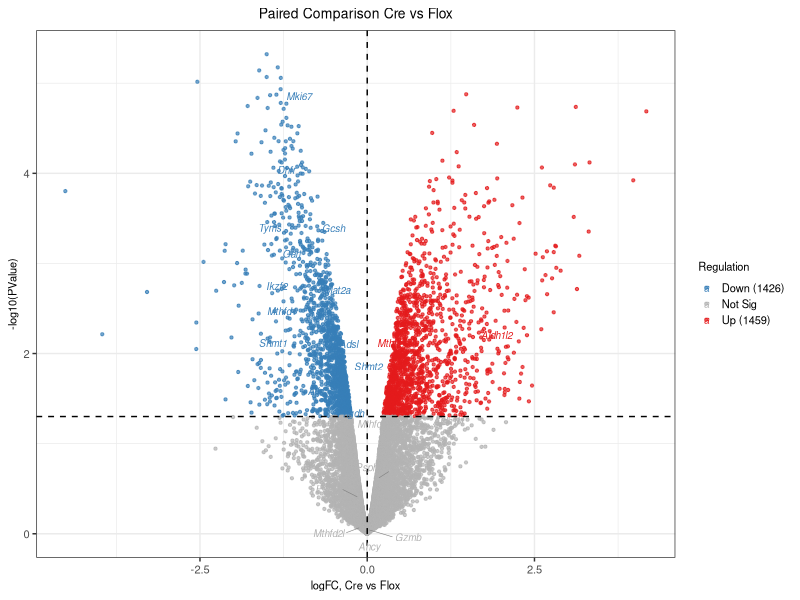
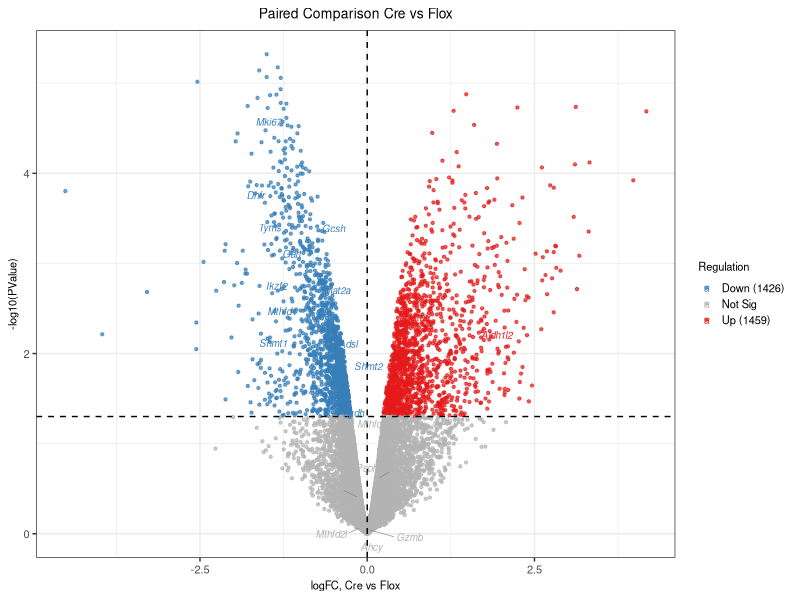
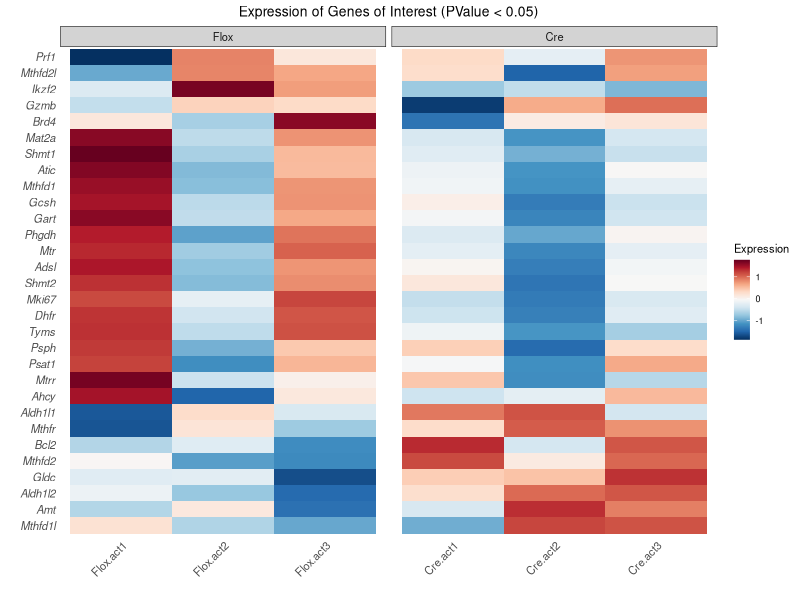
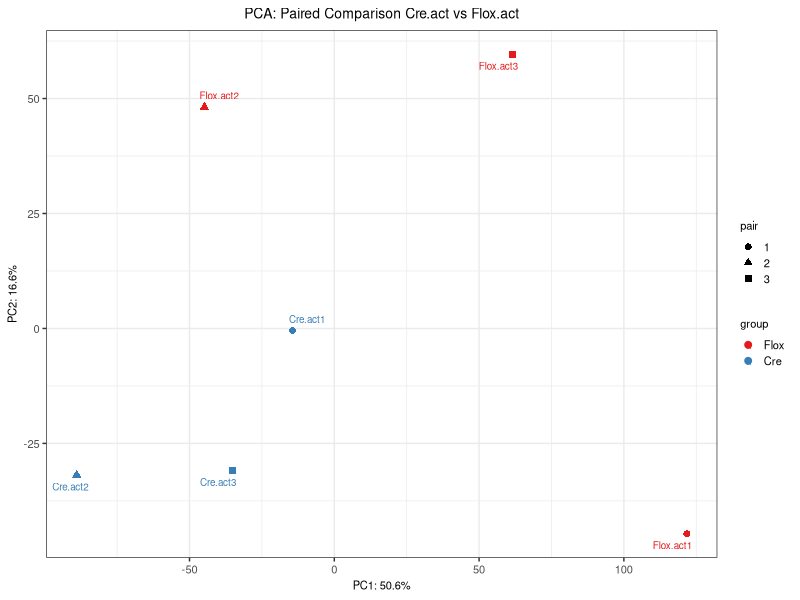
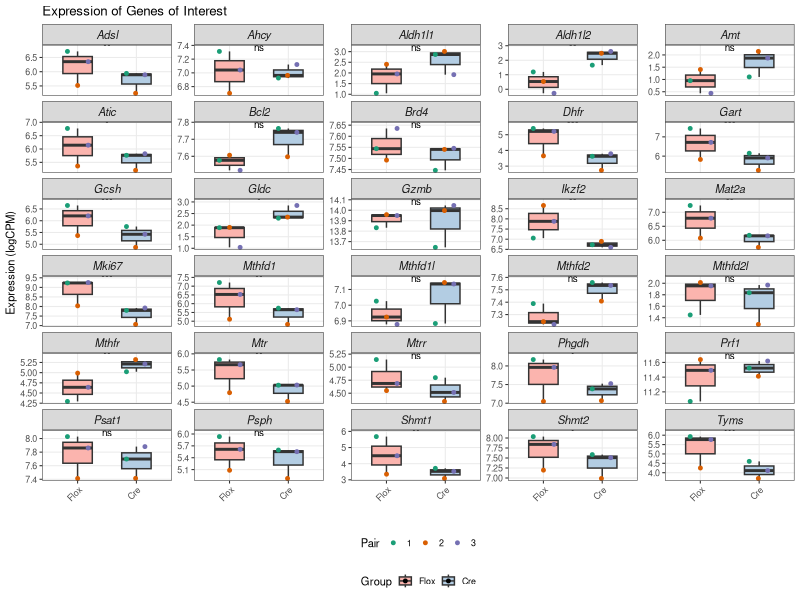
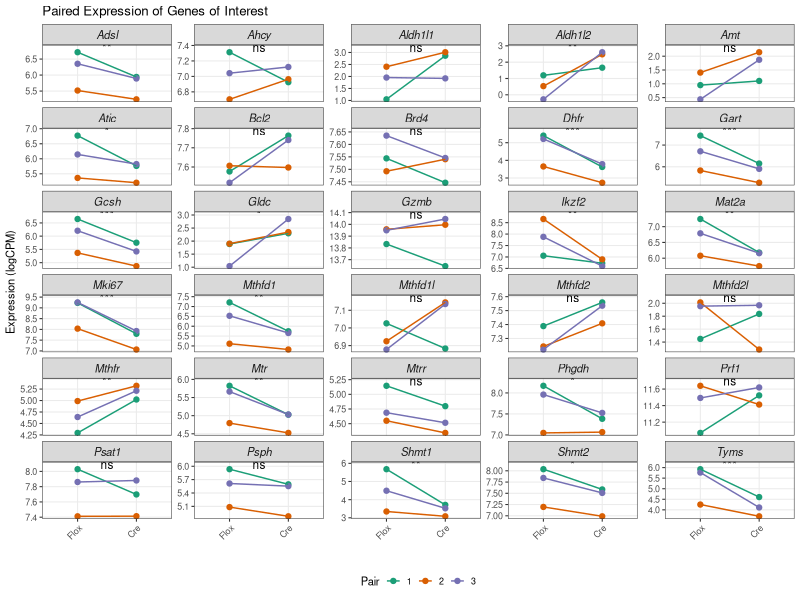

Here is the R script that generated these plots, in order:
#!/usr/bin/env Rscript
# 作者：Claude AI Assistant
# 创建日期：2025-04-17
# 分析内容：使用edgeR对Cre.act和Flox.act组样本进行配对比较差异分析

# 加载所需的包------------------
library(edgeR)
library(ggplot2)
library(pheatmap)
library(dplyr)
library(tidyr)
library(ggrepel)  # 用于在图上添加文本标签
library(RColorBrewer) # 用于配色
library(tibble)

# 设置工作目录----------------------
# setwd("RNA-seq_analysis")  # 如需要，请取消注释

# 定义自定义主题，设置全局字体大小为8pt
my_theme <- theme_bw() +
  theme(
    text = element_text(size = 8),
    plot.title = element_text(size = 10, hjust = 0.5),
    axis.title = element_text(size = 8),
    axis.text = element_text(size = 8),
    legend.title = element_text(size = 8),
    legend.text = element_text(size = 8),
    legend.key.size = unit(0.8, "lines"),
    strip.text = element_text(size = 8)
  )

# 读取数据--------------------------
counts <- read.csv("readcount.csv", row.names = 1, check.names = FALSE)
coldata <- read.csv("coldata.csv", row.names = 1)

# 选择.act样本
act_samples <- grep("\\.act", colnames(counts), value = TRUE)
counts_act <- counts[, act_samples]

# 创建分组和配对信息
group_info <- coldata[act_samples, "type"]
names(group_info) <- act_samples

# 创建配对信息，从sample_rename列获取对应的配对编号(act1, act2, act3)
pair_info <- sub(".*\\.act", "", coldata[act_samples, "sample_rename"])
names(pair_info) <- act_samples

# 获取样本重命名信息，用于图表标记
sample_rename <- coldata[act_samples, "sample_rename"]
names(sample_rename) <- act_samples

# 打印分组和配对信息以便验证
cat("Sample grouping information:\n")
print(data.frame(Sample = names(group_info), Group = group_info, Pair = pair_info, Rename = sample_rename))

# 创建DGEList对象------------------
dge <- DGEList(counts = counts_act, group = group_info)

# 过滤低表达基因（每组中至少有3个样本CPM>1）
keep <- filterByExpr(dge, group = group_info)
dge_filtered <- dge[keep, , keep.lib.sizes = FALSE]
cat("Genes before filtering: ", nrow(dge), "\n")
cat("Genes after filtering: ", nrow(dge_filtered), "\n")

# 标准化
dge_filtered <- calcNormFactors(dge_filtered, method = "TMM")

# 修改：调整设计矩阵，使logFC大于0表示在Cre中上调------------------
# 方法1：修改对比方向
# 设置参考水平为Flox（即将Flox作为基线）
group_info <- factor(group_info, levels = c("Flox", "Cre"))

# 设计矩阵 - 使用配对设计
# 使用~pair+group模型，考虑配对效应
design <- model.matrix(~pair_info+group_info)
colnames(design) <- c("Intercept", "Pair2", "Pair3", "GroupCre")

# 估计离散度
dge_filtered <- estimateDisp(dge_filtered, design)

# 拟合模型
fit <- glmQLFit(dge_filtered, design)

# 差异表达分析 - 比较GroupCre（即Cre对Flox的差异）
# 在这种设计下，正的logFC表示在Cre中上调
qlf <- glmQLFTest(fit, coef = "GroupCre")
results <- topTags(qlf, n = Inf)
deg <- as.data.frame(results)

# 添加上调/下调标签
# 现在logFC>0表示在Cre中上调，logFC<0表示在Cre中下调
deg$regulation <- ifelse(deg$logFC > 0 & deg$PValue < 0.05, "Up_in_Cre",
                        ifelse(deg$logFC < 0 & deg$PValue < 0.05, "Down_in_Cre", "Not_Sig"))

# 提取标准化的CPM值，添加到差异基因结果中
logcpm <- cpm(dge_filtered, log = TRUE)
sample_expr <- logcpm[rownames(deg), ]
deg <- cbind(deg, sample_expr)

# 保存结果------------------
write.csv(deg, "edgeR_paired_Cre.act_vs_Flox.act_results.csv")

# 输出显著差异基因数量
up_in_cre <- sum(deg$regulation == "Up_in_Cre")
down_in_cre <- sum(deg$regulation == "Down_in_Cre")
cat("Up-regulated genes in Cre: ", up_in_cre, "\n")
cat("Down-regulated genes in Cre: ", down_in_cre, "\n")
cat("Total significant DEGs (PValue < 0.05): ", up_in_cre + down_in_cre, "\n")

# 定义RColorBrewer颜色方案------------------
up_color <- brewer.pal(9, "Set1")[1]    # 红色
down_color <- brewer.pal(9, "Set1")[2]  # 蓝色
notsig_color <- "grey70"
color_palette <- brewer.pal(8, "Dark2")

# 可视化------------------

# 要标记的基因列表
genes_to_label <- c(
    "Mthfr", "Shmt1", "Shmt2", "Mthfd1", "Mthfd2", "Mthfd1l", "Mthfd2l",
    "Dhfr", "Mtr", "Mtrr", "Tyms", "Aldh1l1", "Aldh1l2", "Gart", "Amt",
    "Gcsh", "Gldc", "Phgdh", "Psat1", "Psph", "Adsl", "Atic", "Mat2a",
    "Ahcy", "Ikzf2", "Brd4", "Gzmb", "Prf1", "Mki67", "Bcl2"
)

# 1. 火山图 (使用ggplot2)(重点)------------------
# 创建火山图数据
volcano_data <- deg
volcano_data$Gene <- rownames(volcano_data)
volcano_data$Label <- ifelse(volcano_data$Gene %in% genes_to_label, volcano_data$Gene, "")
volcano_data$ToLabel <- volcano_data$Gene %in% genes_to_label

# 创建火山图
p2 <- ggplot(volcano_data, aes(x = logFC, y = -log10(PValue), color = regulation)) +
  geom_point(size = 0.8, alpha = 0.7) +
  scale_color_manual(name = "Regulation",
                     values = c("Up_in_Cre" = up_color, "Down_in_Cre" = down_color, "Not_Sig" = notsig_color),
                     labels = c("Up_in_Cre" = paste0("Up (", up_in_cre, ")"),
                                "Down_in_Cre" = paste0("Down (", down_in_cre, ")"),
                                "Not_Sig" = "Not Sig")) +
  geom_hline(yintercept = -log10(0.05), linetype = "dashed") +
  geom_vline(xintercept = 0, linetype = "dashed") +
  labs(title = "Paired Comparison Cre vs Flox",
       x = "logFC, Cre vs Flox",
       y = "-log10(PValue)") +
  my_theme

# 添加基因标签 (使用斜体)
p2 <- p2 + geom_text_repel(
  data = subset(volcano_data, ToLabel == TRUE),
  aes(label = Label),
  fontface = "italic", # 使基因名为斜体
  size = 2.5,          # 更小的字体，约8pt
  box.padding = 0.35,
  point.padding = 0.2,
  force = 2,
  max.overlaps = 30,
  segment.color = "grey50",
  segment.size = 0.2
)
p2
ggsave("Volcano_plot_paired_Cre.act_vs_Flox.act.pdf", p2, width = 5, height = 4)

# 2. 热图（只展示感兴趣的基因）------------------
# 从感兴趣的基因中过滤出存在于我们数据集中的基因
interest_genes_in_data <- genes_to_label[genes_to_label %in% rownames(logcpm)]

if(length(interest_genes_in_data) > 0) {
  # 提取感兴趣基因的表达值
  interest_expr <- logcpm[interest_genes_in_data, ]

  # 对数据进行缩放，便于可视化
  scaled_expr <- t(scale(t(interest_expr)))

  # 准备样本注释
  sample_anno <- data.frame(
    Group = group_info,
    Pair = pair_info,
    row.names = names(group_info)
  )

  # 自定义颜色
  anno_colors <- list(
    Group = c(Cre = brewer.pal(8, "Set2")[1], Flox = brewer.pal(8, "Set2")[2]),
    Pair = c("1" = brewer.pal(8, "Dark2")[1], "2" = brewer.pal(8, "Dark2")[2], "3" = brewer.pal(8, "Dark2")[3])
  )

  # 绘制热图 - 使用sample_rename作为列名
  # 创建带有重命名的表达矩阵
  scaled_expr_renamed <- scaled_expr
  colnames(scaled_expr_renamed) <- sample_rename[colnames(scaled_expr)]

  # 更新sample_anno的行名以匹配新的列名
  sample_anno_renamed <- sample_anno
  rownames(sample_anno_renamed) <- sample_rename[rownames(sample_anno)]

  # 绘制热图
  pheatmap(scaled_expr_renamed,
           main = "Expression of Genes of Interest (PValue < 0.05)",
           cluster_rows = TRUE,
           cluster_cols = FALSE,    # 不对样品进行聚类
           show_rownames = TRUE,
           fontsize = 8,         # 字体大小8pt
           fontsize_row = 8,     # 行名字体大小
           border_color = "white",
           cellwidth = 8,
           cellheight = 8,
           annotation_col = sample_anno_renamed,
           annotation_colors = anno_colors,
           color = colorRampPalette(rev(brewer.pal(11, "RdBu")))(100),
           filename = "Heatmap_genes_of_interest.pdf",
           width = 5,
           height = 6)

  # 创建ggplot版本的热图数据
  heatmap_data <- as.data.frame(scaled_expr) %>%
    tibble::rownames_to_column("Gene") %>%
    pivot_longer(-Gene, names_to = "Sample", values_to = "Expression")

  # 添加重命名的样本信息
  heatmap_data$SampleName <- sample_rename[heatmap_data$Sample]
  heatmap_data$Group <- group_info[heatmap_data$Sample]
  heatmap_data$Pair <- pair_info[heatmap_data$Sample]

  # 根据层次聚类确定基因顺序
  hc_genes <- hclust(dist(scaled_expr))
  gene_order <- rownames(scaled_expr)[hc_genes$order]
  heatmap_data$Gene <- factor(heatmap_data$Gene, levels = gene_order)

  # 保持样本原始顺序，不进行聚类
  # 根据Group排序
  group_order <- names(sort(table(group_info), decreasing = TRUE))
  sample_by_group <- lapply(group_order, function(g) names(group_info[group_info == g]))
  ordered_samples <- unlist(sample_by_group)
  renamed_sample_order <- sample_rename[ordered_samples]
  heatmap_data$SampleName <- factor(heatmap_data$SampleName, levels = renamed_sample_order)

  # 使用ggplot2创建热图
  p3 <- ggplot(heatmap_data, aes(x = SampleName, y = Gene, fill = Expression)) +
    geom_tile() +
    scale_fill_gradientn(colors = rev(brewer.pal(11, "RdBu"))) +
    facet_grid(. ~ Group, scales = "free", space = "free") +
    labs(title = "Expression of Genes of Interest (PValue < 0.05)",
         x = "", y = "") +
    theme_minimal(base_size = 8) +
    theme(
      axis.text.x = element_text(angle = 45, hjust = 1, size = 8),
      axis.text.y = element_text(size = 8, face = "italic"), # 基因名斜体
      plot.title = element_text(hjust = 0.5, size = 10),
      legend.position = "right",
      legend.key.size = unit(0.8, "lines"),
      strip.background = element_rect(fill = "lightgrey"),
      strip.text = element_text(size = 8),
      panel.grid = element_blank()
    )
  p3
  ggsave("Heatmap_genes_of_interest_ggplot.pdf", p3, width = 3, height = 5)
}

# 3. PCA分析 (使用sample_rename作为标签)------------------
logcpm_all <- cpm(dge_filtered, log = TRUE)
pca <- prcomp(t(logcpm_all), scale = TRUE)
pca_data <- as.data.frame(pca$x[, 1:2])
pca_data$group <- group_info
pca_data$pair <- pair_info
pca_data$sample <- rownames(pca_data)
pca_data$sample_rename <- sample_rename[pca_data$sample]

# 使用RColorBrewer配色
p4 <- ggplot(pca_data, aes(x = PC1, y = PC2, color = group, shape = pair, label = sample_rename)) +
  geom_point(size = 2) +
  geom_text_repel(size = 2.5, box.padding = 0.3, point.padding = 0.2, max.overlaps = 20) +
  scale_color_brewer(palette = "Set1") +
  labs(title = "PCA: Paired Comparison Cre.act vs Flox.act",
       x = paste0("PC1: ", round(summary(pca)$importance[2,1]*100, 1), "%"),
       y = paste0("PC2: ", round(summary(pca)$importance[2,2]*100, 1), "%")) +
  my_theme
p4
ggsave("PCA_plot_paired.pdf", p4, width = 4, height = 3)

# 4. 感兴趣基因的箱线图 (使用sample_rename)------------------
# 从指定的感兴趣基因中选择存在于数据集中的
interest_genes <- genes_to_label[genes_to_label %in% rownames(logcpm)]

if(length(interest_genes) > 0) {
  # 准备箱线图数据
  boxplot_data <- data.frame()

  for(gene in interest_genes) {
    gene_expr <- logcpm[gene, ]
    temp_data <- data.frame(
      Gene = gene,
      Expression = gene_expr,
      Sample = names(gene_expr),
      SampleName = sample_rename[names(gene_expr)],
      Group = group_info[names(gene_expr)],
      Pair = pair_info[names(gene_expr)]
    )
    boxplot_data <- rbind(boxplot_data, temp_data)
  }
  print(head(boxplot_data))

  # 将Gene转换为因子并设置为斜体
  boxplot_data$Gene <- factor(boxplot_data$Gene)

  # 确保Gene列有值
  if(length(unique(boxplot_data$Gene)) == 0) {
    cat("警告: 找不到任何匹配的基因数据\n")
  } else {
    # 使用所有感兴趣的基因而不是限制为前12个
    boxplot_data_subset <- boxplot_data

    # 检查数据
    cat("基因数量:", length(unique(boxplot_data_subset$Gene)), "\n")
    cat("样本数量:", length(unique(boxplot_data_subset$Sample)), "\n")
    cat("组别数量:", length(unique(boxplot_data_subset$Group)), "\n")

    # 确保Gene列有效
    if(length(unique(boxplot_data_subset$Gene)) > 0) {
      # 创建箱线图，根据基因数量调整列数
      gene_count <- length(unique(boxplot_data_subset$Gene))
      # 调整列数，确保每行不超过5个基因
      ncol_value <- min(5, gene_count)

      # 添加显著性信息
      sig_data <- data.frame()
      for(gene in unique(boxplot_data_subset$Gene)) {
        # 获取差异分析结果中的P值
        if(gene %in% rownames(deg)) {
          p_value <- deg[gene, "PValue"]
          sig_level <- ifelse(p_value < 0.001, "***",
                             ifelse(p_value < 0.01, "**",
                                   ifelse(p_value < 0.05, "*", "ns")))

          # 计算显著性标记的位置
          gene_data <- boxplot_data_subset[boxplot_data_subset$Gene == gene, ]
          y_max <- max(gene_data$Expression, na.rm = TRUE)
          y_pos <- y_max + 0.1 * (max(gene_data$Expression, na.rm = TRUE) - min(gene_data$Expression, na.rm = TRUE))

          temp_sig <- data.frame(
            Gene = gene,
            y = y_pos,
            label = sig_level,
            p_value = p_value
          )
          sig_data <- rbind(sig_data, temp_sig)
        }
      }

      # 创建箱线图
      p6 <- ggplot(boxplot_data_subset, aes(x = Group, y = Expression, fill = Group)) +
        geom_boxplot(width = 0.5, outlier.shape = NA) +
        geom_point(aes(color = Pair), position = position_jitterdodge(jitter.width = 0.1, dodge.width = 0.5), size = 1) +
        scale_fill_brewer(palette = "Pastel1") +
        scale_color_brewer(palette = "Dark2") +
        facet_wrap(~ Gene, scales = "free_y", ncol = ncol_value) +
        labs(title = "Expression of Genes of Interest",
             x = "", y = "Expression (logCPM)") +
        theme_bw(base_size = 8) +
        theme(
          strip.text = element_text(face = "italic", size = 8), # 基因名斜体
          legend.position = "bottom",
          legend.box = "vertical",
          legend.key.size = unit(0.8, "lines"),
          panel.grid.minor = element_blank(),
          axis.text.x = element_text(angle = 45, hjust = 1)
        )

      # 添加显著性标记
      if(nrow(sig_data) > 0) {
        p6 <- p6 + geom_text(
          data = sig_data,
          aes(x = 1.5, y = y, label = label),
          size = 2.5,
          inherit.aes = FALSE
        )
      }

      print(p6)

      # 自动调整保存的图像大小，基于基因数量
      width_value <- min(12, max(6, ncol_value * 1.5))
      height_value <- min(15, max(8, ceiling(gene_count/ncol_value) * 1.5))

      ggsave("Boxplot_interest_genes.pdf", p6, width = width_value, height = height_value)

      # 创建配对线图 - 使用sample_rename作为标签
      # 重整数据为配对格式
      paired_data <- data.frame()

      for(gene in unique(boxplot_data_subset$Gene)) {
        for(pair_id in unique(boxplot_data_subset$Pair)) {
          gene_subset <- boxplot_data_subset[boxplot_data_subset$Gene == gene & boxplot_data_subset$Pair == pair_id, ]

          if(nrow(gene_subset) == 2) { # 确保有配对
            paired_data <- rbind(paired_data, gene_subset)
          }
        }
      }

      # 检查配对数据是否有效
      if(nrow(paired_data) > 0) {
        # 点和线显示配对样本
        p7 <- ggplot(paired_data, aes(x = Group, y = Expression, group = interaction(Gene, Pair), color = Pair)) +
          geom_point(size = 1.5) +
          geom_line(linewidth = 0.5) +
          scale_color_brewer(palette = "Dark2") +
          facet_wrap(~ Gene, scales = "free_y", ncol = ncol_value) +
          labs(title = "Paired Expression of Genes of Interest",
               x = "", y = "Expression (logCPM)") +
          theme_bw(base_size = 8) +
          theme(
            strip.text = element_text(face = "italic", size = 8), # 基因名斜体
            legend.position = "bottom",
            legend.key.size = unit(0.8, "lines"),
            panel.grid.minor = element_blank(),
            axis.text.x = element_text(angle = 45, hjust = 1)
          )

        # 添加显著性标记到配对图
        if(nrow(sig_data) > 0) {
          p7 <- p7 + geom_text(
            data = sig_data,
            aes(x = 1.5, y = y, label = label),
            size = 3,
            inherit.aes = FALSE
          )
        }

        print(p7)
        ggsave("Paired_lines_interest_genes.pdf", p7, width = width_value, height = height_value)
      } else {
        cat("警告: 无法创建配对线图，没有足够的配对数据\n")
      }
    } else {
      cat("警告: 没有有效的Gene列数据进行分面\n")
    }
  }
} else {
  cat("警告: 指定的基因都不在表达数据中\n")
}

# 5. 额外添加：探索我们感兴趣的基因在差异基因中的位置------------------
# 创建函数来检查基因是否在差异基因中
check_genes_interest <- function(gene_list, deg_df) {
  result <- data.frame(
    Gene = gene_list,
    In_DEGs = gene_list %in% rownames(deg_df),
    logFC = NA,
    PValue = NA,
    Regulation = NA,
    stringsAsFactors = FALSE
  )

  for (i in 1:nrow(result)) {
    if (result$In_DEGs[i]) {
      gene_idx <- which(rownames(deg_df) == result$Gene[i])
      result$logFC[i] <- deg_df$logFC[gene_idx]
      result$PValue[i] <- deg_df$PValue[gene_idx]
      result$Regulation[i] <- deg_df$regulation[gene_idx]
    }
  }

  result <- result[order(result$PValue), ]
  return(result)
}

# 检查我们感兴趣的基因
interest_genes_result <- check_genes_interest(genes_to_label, deg)
write.csv(interest_genes_result, "One_carbon_metabolism_genes_results.csv")

# 输出这些基因的情况
cat("\nResults for genes of interest:\n")
print(interest_genes_result)

cat("Paired comparison analysis completed! Results saved to current directory.\n")
cat("Note: Significant genes were filtered using only PValue < 0.05 criterion.\n")
cat("logFC direction has been adjusted: now positive logFC means up-regulated in Cre mice.\n")
